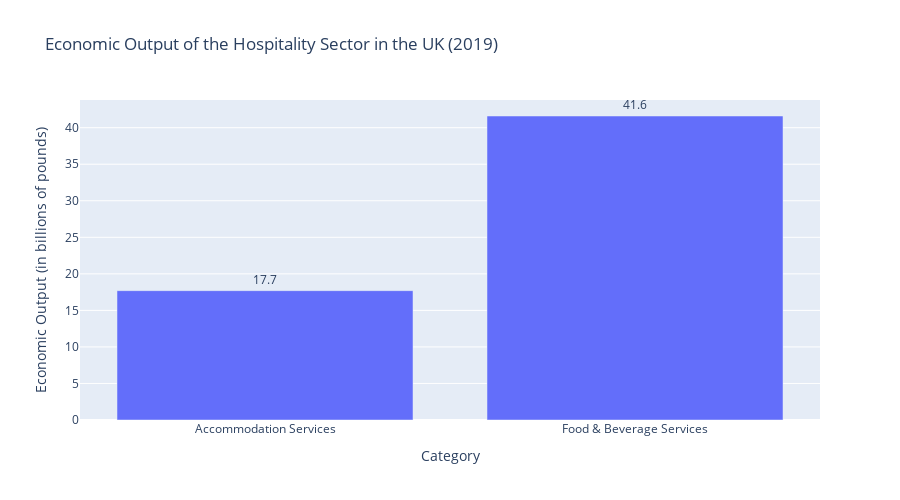

This figure's notebook cell:
### Code cell
# Data for economic output of the hospitality sector
categories = ["Accommodation Services", "Food & Beverage Services"]
economic_output = [17.7, 41.6]  # In billions of pounds

fig = go.Figure(go.Bar(
    x=categories,
    y=economic_output,
    text=economic_output,
    textposition='outside',
))

fig.update_layout(
    title="Economic Output of the Hospitality Sector in the UK (2019)",
    xaxis_title="Category",
    yaxis_title="Economic Output (in billions of pounds)",
    height=500,
)

# Show the graph
fig.show()

### Figure 1 — Plotly figure (JSON) as saved in the notebook; plotly's stock layout.template omitted (floating-point values rounded to 4 significant figures)
{"data": [{"text": ["17.7", "41.6"], "textposition": "outside", "type": "bar", "x": ["Accommodation Services", "Food & Beverage Services"], "y": [17.7, 41.6]}], "layout": {"height": 500, "title": {"text": "Economic Output of the Hospitality Sector in the UK (2019)"}, "xaxis": {"title": {"text": "Category"}}, "yaxis": {"title": {"text": "Economic Output (in billions of pounds)"}}}}
